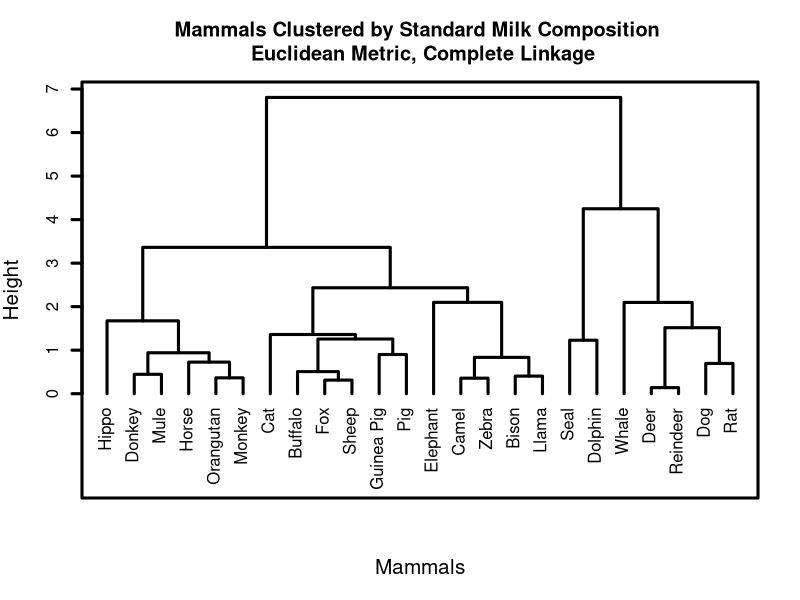
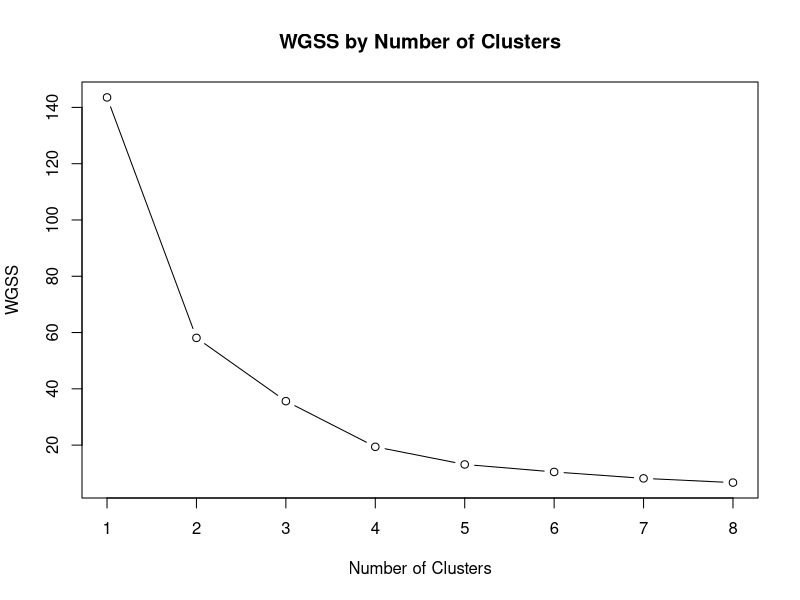

Recreate these plots in R, in order.
## ---- chunk 1
knitr::opts_chunk$set(warning=FALSE, message=FALSE)
## ---- chunk 2
library(tidyverse)
Mammals_Milk<-read.csv("Milk_Composition.csv",header=T,row.names=1)
head(Mammals_Milk)
## ---- chunk 3
summary(Mammals_Milk)
## ---- chunk 4
Mammals_Milk_Std<-round(scale(Mammals_Milk),2)
head(Mammals_Milk_Std)
## ---- chunk 5
col_names <- colnames(Mammals_Milk)
colnames(Mammals_Milk_Std) <- col_names
Mammals_Milk_Std <- as.data.frame(Mammals_Milk_Std)
milkclust <- hclust(dist(Mammals_Milk_Std))
plot(milkclust, hang = -1, main = "Mammals Clustered by Standard Milk Composition \n Euclidean Metric, Complete Linkage", sub = "", xlab = "Mammals", cex.lab = 1.25, lwd = 3, frame.plot = TRUE)
## ---- chunk 6
set.seed(125)
MMilk_km_3 <- kmeans(Mammals_Milk_Std, centers = 3, nstart = 100)
MMilk_km_4 <- kmeans(Mammals_Milk_Std, centers = 4, nstart = 100)
Mammals_Milk_Std$km_3 <- MMilk_km_3$cluster
Mammals_Milk_Std$km_4 <- MMilk_km_4$cluster

sort_km_3 <- arrange(Mammals_Milk_Std, km_3)
sort_km_4 <- arrange(Mammals_Milk_Std, km_4)
print(sort_km_3)
print(sort_km_4)
## ---- chunk 7
MMilk_Agg_K3 <- Mammals_Milk_Std %>% group_by(km_3) %>% summarize(Count = n(), Mean_Water = round(mean(Water),2), Mean_Protein = round(mean(Protein),2), Mean_Fat = round(mean(Fat),2), Mean_Lactose = round(mean(Lactose),2), Mean_Ash = round(mean(Ash),2))
print(MMilk_Agg_K3)
MMilk_Agg_K4 <- Mammals_Milk_Std %>% group_by(km_4) %>% summarize(Count = n(), Mean_Water = round(mean(Water), 2), Mean_Protein = round(mean(Protein), 2), Mean_Fat = round(mean(Fat), 2), Mean_Lactose = round(mean(Lactose), 2), Mean_Ash = round(mean(Ash), 2))
print(MMilk_Agg_K4)
## ---- chunk 8
wgss_values <- numeric(8)
for (k in 1:8) 
{kmeans_result <- kmeans(Mammals_Milk_Std, centers = k, nstart = 50) 
  wgss_values[k] <- kmeans_result$tot.withinss}
plot(1:8, wgss_values, type = "b", xlab = "Number of Clusters", ylab = "WGSS", main = "WGSS by Number of Clusters")

#The elbow plot suggests two clusters. WGSS is diminishing after two clusters. The dendrogram, however, gave the impression that four clusters is best, as the vertical distance is longest around height four. 
